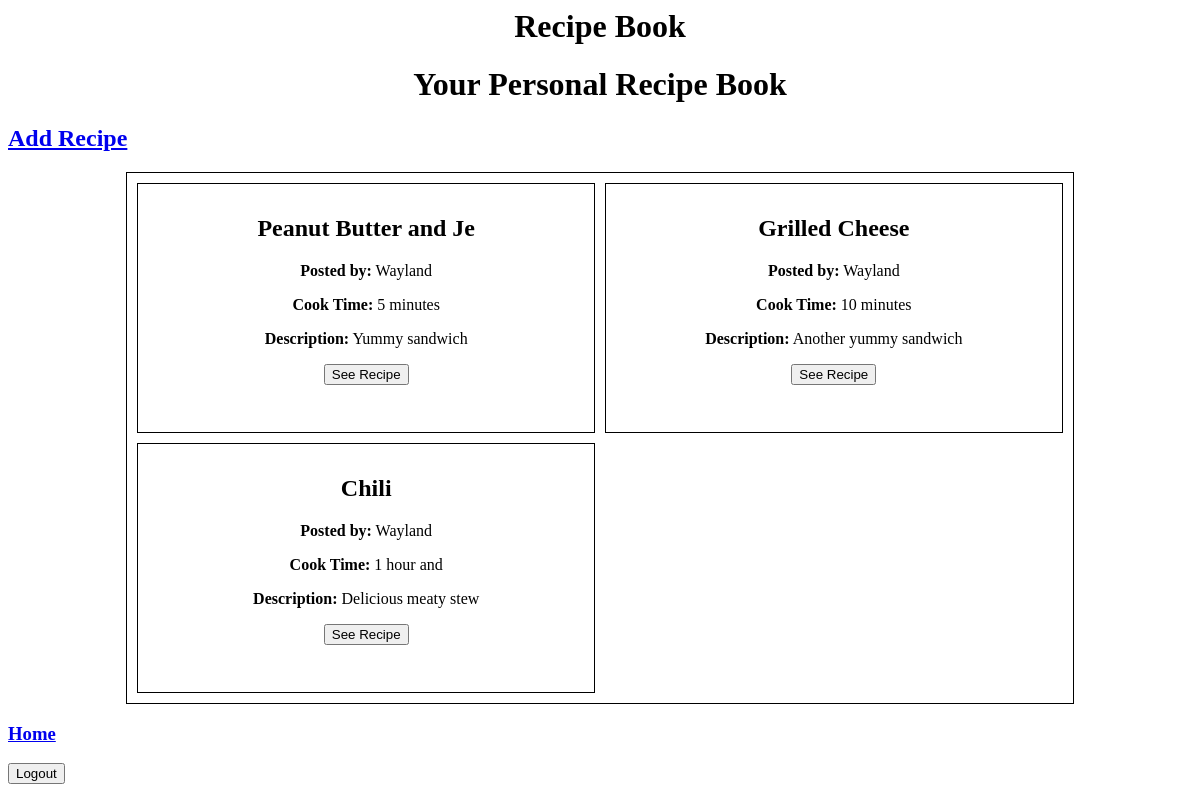
/view/personal_recipebook.php (signed in), run on an earlier commit of the app's database.
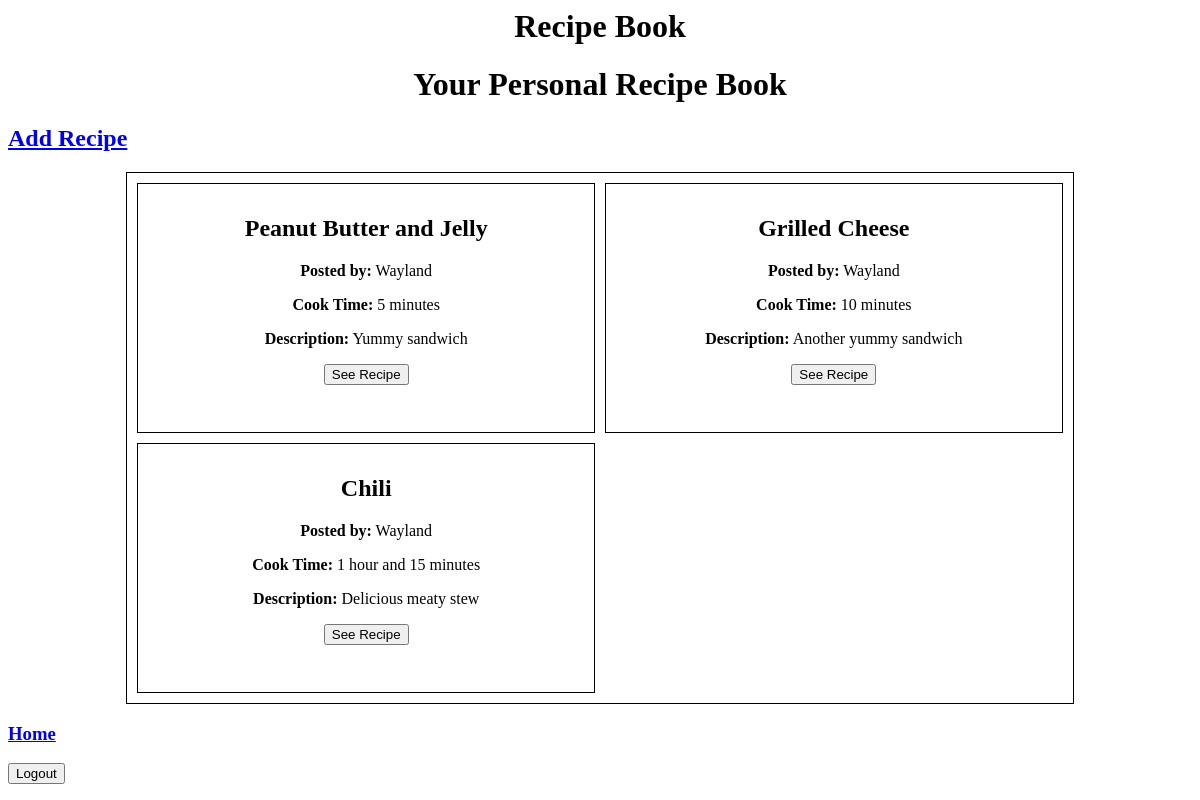
And on a later commit of the database.
### tables this page shows
CREATE TABLE recipes (
  RecipeNo int(11) AUTO_INCREMENT PRIMARY KEY,
  RecipeName varchar(50) NOT NULL,
  RecipeDescription varchar(100) NOT NULL,
  RecipeSteps varchar(300) NOT NULL,
  RecipeCookTime varchar(30) NOT NULL,
  Ingredient1 varchar(30) NOT NULL,
  Ingredient2 varchar(30),
  Ingredient3 varchar(30),
  Ingredient4 varchar(30),
  Ingredient5 varchar(30),
  Ingredient6 varchar(30),
  Ingredient7 varchar(30),
  Ingredient8 varchar(30),
  Ingredient9 varchar(30),
  Ingredient10 varchar(30),
  IsPublic int(1) NOT NULL,
  ImgFile varchar(50),
  UserNo int(11) NOT NULL,
  FOREIGN KEY (UserNo) REFERENCES users(UserNo)
);

CREATE TABLE users (
  UserNo int(11) AUTO_INCREMENT PRIMARY KEY,
  Username varchar(20) NOT NULL,
  UserEmail varchar(50) NOT NULL,
  UserPassword varchar(50) NOT NULL
);

### model/recipe_db.php (called while the page is built, shortened)
<?php
require_once('database.php');
class RecipeDB {
    public static function getRecipesForUser($userNo) {
        $db = new Database();
        $dbConn = $db->getDbConn();
        if ($dbConn) {
            $query = "SELECT *
                      FROM recipes
                      WHERE UserNo = '$userNo'";
            return $dbConn->query($query);
        } else {
            return false;
        }
    }
}

### controller/recipe_controller.php (called while the page is built, shortened)
<?php
include_once('recipe.php');
include_once('../model/recipe_db.php');
class RecipeController
{
    public static function getAllRecipesForUser($userNo)
    {
        $queryRes = Model\RecipeDB::getRecipesForUser($userNo);
        if ($queryRes) {
            $recipes = array();
            foreach ($queryRes as $row) {
                $recipes[] = new Recipe(
                    $row['RecipeNo'],
                    $row['RecipeName'],
                    $row['RecipeDescription'],
                    $row['RecipeSteps'],
                    $row['RecipeCookTime'],
                    $row['Ingredient1'],
                    $row['Ingredient2'],
                    $row['Ingredient3'],
                    $row['Ingredient4'],
                    $row['Ingredient5'],
                    $row['Ingredient6'],
                    $row['Ingredient7'],
                    $row['Ingredient8'],
                    $row['Ingredient9'],
                    $row['Ingredient10'],
                    $row['IsPublic'],
                    $row['ImgFile'],
                    $row['UserNo']
                );
            }
            return $recipes;
        } else {
            return false;
        }
    }
}

### model/database.php (called while the page is built, shortened)
<?php
class Database {
    private $host = 'recipebookecpi.c47mokqvnpkx.us-east-1.rds.amazonaws.com';
    private $dbname = 'recipeBook';
    private $username = 'recipebook';
    private $password = 'ecpi2021';
    function __construct() {
        $this->conn = mysqli_connect($this->host,
            $this->username, $this->password, $this->dbname);
    }
}

### controller/recipe.php (called while the page is built, shortened)
<?php
class Recipe {
    private $recipeName;
    private $recipeDescription;
    private $recipeCookTime;
    private $userNo;
    public function __construct($recipeNo, $recipeName, $recipeDescription, $recipeSteps, $recipeCookTime, $ingredient1, $ingredient2,
                                $ingredient3, $ingredient4, $ingredient5, $ingredient6, $ingredient7, $ingredient8, $ingredient9,
                                $ingredient10, $isPublic, $imgFile, $userNo ) {
        $this->recipeName = $recipeName;
        $this->recipeDescription = $recipeDescription;
        $this->recipeCookTime = $recipeCookTime;
        $this->userNo = $userNo;
    }
    public function getRecipeName() {
        return $this->recipeName;
    }
    public function getRecipeDescription() {
        return $this->recipeDescription;
    }
    public function getRecipeCookTime() {
        return $this->recipeCookTime;
    }
    public function getUserNo() {
        return $this->userNo;
    }
}

### model/user_db.php (called while the page is built, shortened)
<?php
require_once('database.php');
class UsersDB {
    public static function getUser($userNo) {
        $db = new Database();
        $dbConn = $db->getDbConn();
        if ($dbConn) {
            $query = "SELECT *
                      FROM users
                      WHERE users.userNo = '$userNo'";
            $result = $dbConn->query($query);
            return $result->fetch_assoc();
        } else {
            return false;
        }
    }
}

### controller/user_controller.php (called while the page is built, shortened)
<?php
require_once('../model/user_db.php');
require_once('user.php');
require_once('recipe.php');
class UserController
{
    private static function rowToUser($row)
    {
        $user = new User($row['Username'],
                         $row['UserEmail'],
                         $row['UserPassword']
        );
        $user->setUserNo($row['UserNo']);
        return $user;
    }
    public static function getUserByNo($userNo)
    {
        $queryRes = Model\UsersDB::getUser($userNo);
        if ($queryRes) {
            return self::rowToUser($queryRes);
        } else {
            return false;
        }
    }
}

### controller/user.php (called while the page is built, shortened)
<?php
class User {
    private $username;
    public function __construct($username = null, $email, $password)
    {
        $this->username = $username;
    }
    public function getUsername() {
        return $this->username;
    }
}

### view/personal_recipebook.php (the view, shortened to what the changed rows need)
<?php
require_once('../controller/user.php');
require_once('../controller/user_controller.php');
require_once('../controller/recipe.php');
require_once('../controller/recipe_controller.php');
$recipes = Controller\RecipeController::getAllRecipesForUser($_SESSION['userNo']);
?>
<html>
<head>
    <link rel="stylesheet" type="text/css" href="styles.css" />
</head>
<body>
    <h1 class="title">Recipe Book</h1>
    <h1 class="title">Your Personal Recipe Book</h1>
    <h2><a href="./add_update_recipe.php">Add Recipe</a></h2>
    <table>
    <?php foreach ($recipes as $recipe) {
         $index = array_search($recipe, $recipes); ?>
        <?php if($index % 2 == 0) { ?>
        <tr>
        <td class="recipeBlock">
            <h2><?php echo $recipe->getRecipeName(); ?></h2>
            <p><b>Posted by:</b> <?php echo Controller\UserController::getUserByNo($recipe->getUserNo())->getUsername(); ?></p>
            <p><b>Cook Time:</b> <?php echo $recipe->getRecipeCookTime(); ?></p>
            <p><b>Description:</b> <?php echo $recipe->getRecipeDescription(); ?></p>
            <form method="POST">
                <input type="submit" value="See Recipe" name="goToRecipe" />
            </form>
        </td>
        <?php } else { ?>
        <td class="recipeBlock">
            <h2><?php echo $recipe->getRecipeName(); ?></h2>
        </td>
        </tr>
        <?php } ?>
    <?php }; ?>
    </table>
</body>
</html>

What changed in the data, as far as the page shows it:
changed recipes "5 minutes": RecipeName "Peanut Butter and Je" → "Peanut Butter and Jelly"
changed recipes "Chili": RecipeCookTime "1 hour and" → "1 hour and 15 minutes"
